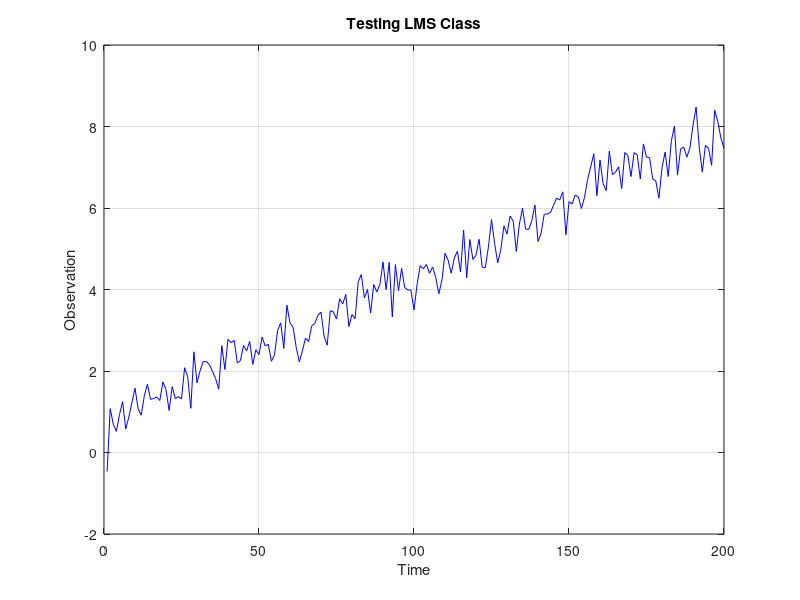

This figure's MATLAB source: (Note: this script raises an error after producing the figure.)
addpath("./Technique/")

rng(8988466)
u = [.2 .6];
N = 200;
n = 1:N;
% x = linspace(3,3,N);
x = linspace(1,10,N);
% x = sin(n/10*pi);
d = zeros(1,N);
y = zeros(1,N);
noise = 0.4*randn(1,N);

y(1) = u*[x(1) 0]';
d(1) = y(1) + noise(1);
for i = 1:N-1
    y(i+1) = u*[x(i+1) x(i)]';
    d(i+1) = y(i+1) + noise(i+1);
end
% d(2:end) = x(2:end);

%% Figures
figure(1)
plot(n,d,'b')
xlabel('Time')
ylabel('Observation')
title('Testing LMS Class')
hold on
grid on

%% Criando a técnica
tec1 = Lms2('x_dim', 2, 'y_dim', 1, 'H_ini', [0 0], 'epsilon', 1e-5, 'mu', 0.3);
buf_obs = zeros(tec1.y_dim, 5);
buf_st = zeros(tec1.x_dim, 5);
y_hat = zeros(tec1.y_dim, N);
u_hat = zeros(tec1.y_dim, tec1.x_dim, N);
for i = 1:N
    buf_obs = update_buffer(buf_obs, d(i));
    if i == 1
        buf_st = update_buffer(buf_st, [x(i) 0]');
    else
        buf_st = update_buffer(buf_st, [x(i) x(i-1)]');
    end
    y_hat(i) = tec1.apply(buf_obs, buf_st);
    u_hat(:,:,i) = tec1.get_H();
end

plot(n, y_hat, '--r')
%% Compare
% nlms = dsp.LMSFilter(2,'Method', 'Normalized LMS','StepSize', 1);
% [y_hat2,erro,u_hat2] = nlms(x',d');
% 
% plot(n, y_hat2, '--k')

%%
% [mmse,emse,meanW,mse,traceK] = msepred(nlms,x',d',m);
% [simmse,meanWsim,Wsim,traceKsim] = msesim(nlms,x',d',m);

%% The error
e1 = (y_hat-d).^2;
e2 = zeros(1,N);
for i = 1:N
    e2(i) = norm(u_hat(i)-u);
end
figure(2)
plot(n,10*log10(e1),'b')
% hold on
% plot(n,10*log10(erro.^2),'r')
% hold off
title('Test LMS: Error.')
ylabel('e[n]')
xlabel('n')
grid on
figure(3)
plot(n,e2,'r')
title('Test LMS: Error.')
ylabel('e[n]')
xlabel('n')
grid on

%% functions
function buff = update_buffer(buffer, new_sample)
    buff = buffer;
    buff(:, 2:end) = buff(:, 1:end-1);
    buff(:, 1) = new_sample;
end